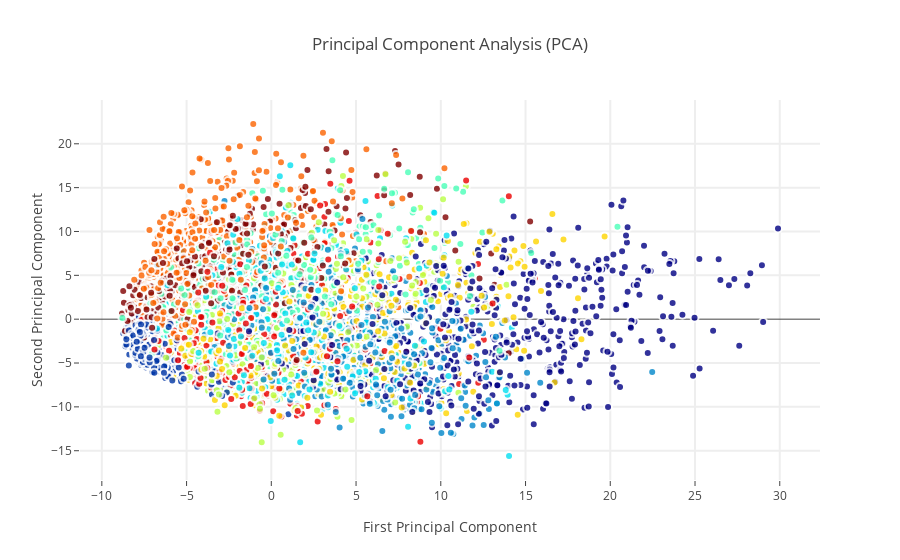

The cell this chart's notebook holds for it:
### Markdown cell above
What the chunk of code does above is to first normalise the data (actually no need to do so for this data set as they are all 1's and 0's) using Sklearn's convenient StandardScaler call.

Next we invoke Sklearn's inbuilt PCA function by providing into its argument n_components, the number of components/dimensions we would like to project the data onto. In practise, one would educate and motivate the choice of components for example by looking at the proportion of variance captured vs each feature's eigenvalue, such as in our Explained Variance plots. To be honest, there are a multitude of papers in the literature with research on what should be a good indicator on choice of components. Here are some references for the interested: However for the essence of this notebook being a guide of sorts, I have just decided to take a PCA on 5 components ( against perhaps taking 200 over components).

Finally I call both fit and transform methods which fits the PCA model with the standardised digit data set and then does a transformation by applying the dimensionality reduction on the data.

### Code cell
trace0 = go.Scatter(
    x = X_5d[:,0],
    y = X_5d[:,1],
    mode = 'markers',
    text = Target,
    showlegend = False,
    marker = dict(
        size = 8,
        color = Target,
        colorscale = 'Jet',
        showscale = False,
        line = dict(
            width = 2,
            color = 'rgb(255, 255, 255)'
        ),
        opacity = 0.8
    )
)
data = [trace0]

layout = go.Layout(
    title = 'Principal Component Analysis (PCA)',
    hovermode = 'closest',
    xaxis = dict(
        title = 'First Principal Component',
        ticklen = 5,
        zeroline = False,
        gridwidth =2
    ),
    yaxis = dict(
        title = 'Second Principal Component',
        ticklen = 5,
        gridwidth = 2
    ),
    showlegend = True
)

    
fig = dict(data=data, layout=layout)
py.iplot(fig, filename = 'styled-scatter')

### Figure 1 — Plotly figure (JSON) as saved in the notebook; plotly's stock layout.template omitted (floating-point values rounded to 4 significant figures; data arrays with more than 128 entries replaced by an {"elided": "..."} marker saying what was removed)
{"data": [{"marker": {"color": {"elided": "6000 int values"}, "colorscale": "Jet", "line": {"color": "rgb(255, 255, 255)", "width": 2}, "opacity": 0.8, "showscale": false, "size": 8}, "mode": "markers", "showlegend": false, "text": {"elided": "6000 int values"}, "type": "scatter", "uid": "e9e11560-38d8-49f4-ba6c-3d8b109ca0f5", "x": {"elided": "6000 float values"}, "y": {"elided": "6000 float values"}}], "layout": {"hovermode": "closest", "showlegend": true, "title": {"text": "Principal Component Analysis (PCA)"}, "xaxis": {"gridwidth": 2, "ticklen": 5, "title": {"text": "First Principal Component"}, "zeroline": false}, "yaxis": {"gridwidth": 2, "ticklen": 5, "title": {"text": "Second Principal Component"}}}}
